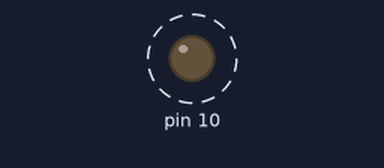
Bench run of a sketch on a simulated Arduino Uno, built with avr-gcc and run on an emulated ATmega328P. Shown: output pins drawn as LEDs (lit = HIGH). Dashed ring = blinking.

Above: at 0.2 s.
Timing chart, 0 to 3.0 s (numbered marks = the images above):
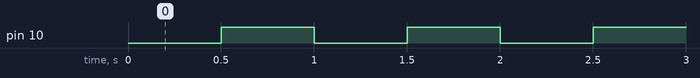

Measured:
- by itself, pin 10: alternates HIGH for 0.50 s and LOW for 0.50 s

The sketch:

LED_Test.ino
```cpp
#define RED_LED   10
#define GREEN_LED 11
#define BLUE_LED  12  // Optional: test if blue still works

void setup() {
  pinMode(10, OUTPUT);
}
void loop() {
  digitalWrite(10, LOW);  // Should light RED
  delay(500);
  digitalWrite(10, HIGH);
  delay(500);
}
```
